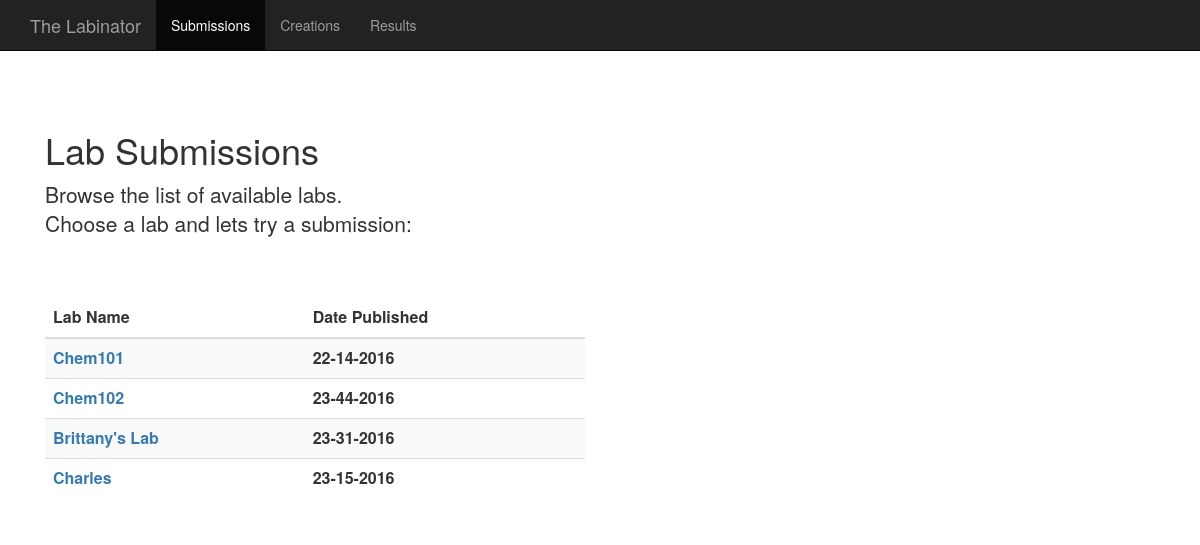
/lab/submissions, run on an earlier commit of the app's database.
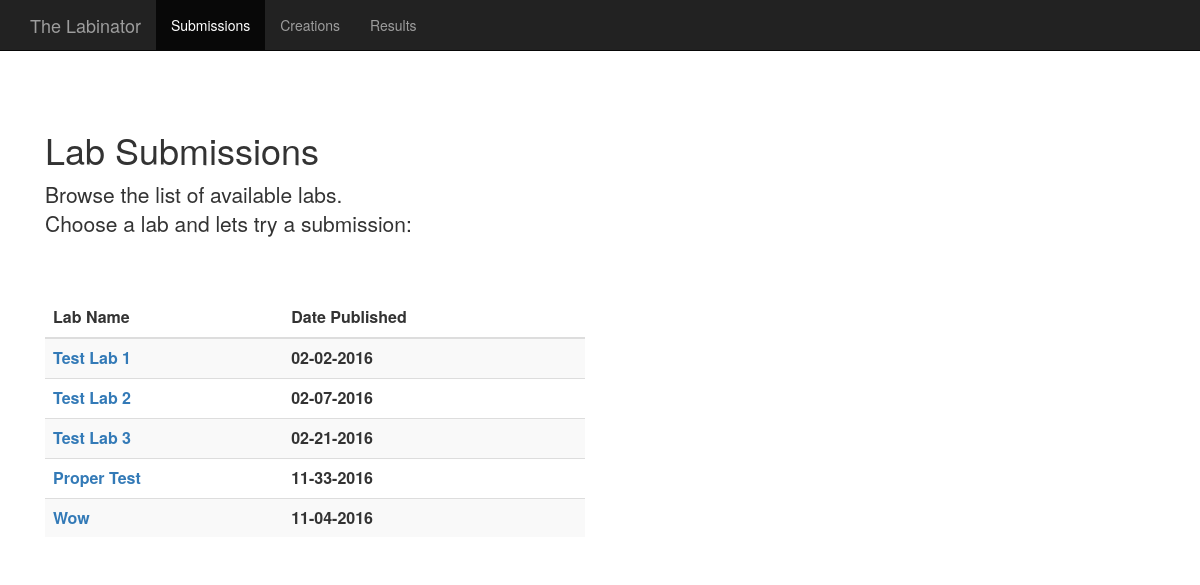
And on a later commit of the database.
### lab/models.py (models this page shows, shortened)
class Lab(models.Model):
    lab_name = models.CharField(max_length=200)
    pub_date = models.DateTimeField( 'date published', default = timezone.now)
    def format_date(self):
        return "%s" % format(self.pub_date, "%d-%M-%Y")

### lab/views.py (the view)
class LabIndex(generic.ListView):
    model = Lab
    template_name = 'lab/submissions.html'
    context_object_name = 'lab_list'
    def get_queryset(self):
        return Lab.objects.all()

### lab/templates/lab/submissions.html (shortened to what this page needs)
{% load staticfiles %}
<link rel="stylesheet" type="text/css" href="{% static 'lab/css/bootstrap.min.css' %}" />
<link rel="stylesheet" type="text/css" href="{% static 'lab/css/starter-template.css' %}" />
<link rel="stylesheet" type="text/css" href="{% static 'lab/css/theme.css' %}" />
<!DOCTYPE html>
<html lang="en">
<head>
</head>
<body>
  <nav class="navbar navbar-inverse navbar-fixed-top">
    <div class="container">
      <div class="navbar-header">
        <a class="navbar-brand" href="#">The Labinator</a>
      </div>
      <div id="navbar" class="collapse navbar-collapse">
        <ul class="nav navbar-nav">
          <li class="active"><a href="{% url 'lab:submissions' %}">Submissions</a></li>
          <li><a href="#admin">Creations</a></li>
          <li><a href="{% url 'lab:results'%}">Results</a></li>
        </ul>
      </div>
    </div>
  </nav>
  <div class="container">
    <div class="starter-template">
      <h1>Lab Submissions</h1>
      <p class="lead">Browse the list of available labs.<br> Choose a lab and lets try a submission:</p>
    </div>
    {% if lab_list %}
    <div class="col-md-6">
      <table class="table table-striped">
        <thead>
          <tr>
            <th>Lab Name</th>
            <th>Date Published</th>
          </tr>
        </thead>
        <tbody>
          {% for lab in lab_list %}
          <tr>
            <th><a href="{% url 'lab:createsubmission' lab.id %}">{{ lab.lab_name }}</a></th>
            <th>{{ lab.format_date }}</th>
          </tr>
          {% endfor %}
        </tbody>
      </table>
    </div>
      {% else %}
      <p>No labs are available.</p>
      {% endif %}
  </div>
</body>
</html>

### lab/static/lab/css/starter-template.css (style rules this page uses)
body { padding-top: 50px; }
.starter-template { padding: 40px 15px; text-align: left; }

### lab/static/lab/css/theme.css (style rules this page uses)
body { padding-top: 70px; padding-bottom: 30px; }

What changed in the data, as far as the page shows it:
removed Lab: lab_name "Chem101", format_date "22-14-2016"
removed Lab: lab_name "Chem102", format_date "23-44-2016"
removed Lab: lab_name "Brittany's Lab", format_date "23-31-2016"
removed Lab: lab_name "Charles", format_date "23-15-2016"
added Lab: lab_name "Test Lab 1", format_date "02-02-2016"
added Lab: lab_name "Test Lab 2", format_date "02-07-2016"
added Lab: lab_name "Test Lab 3", format_date "02-21-2016"
added Lab: lab_name "Proper Test", format_date "11-33-2016"
added Lab: lab_name "Wow", format_date "11-04-2016"
